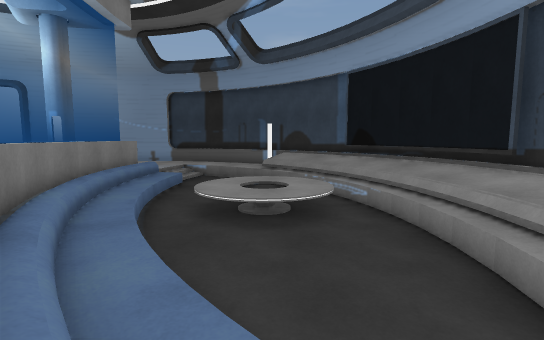
view 1 (above)

16 first-person views from a walk through a 3-D level made in the Unity game engine. The camera is 1.5 m above the floor, tilts 6° down and sees 85° across. The floor is counted in squares, 1 m on a side. Each view is taken from the middle of a square. On the plan, view 1 faces up. The plan holds only what a view shows up to about 15 squares ahead; the rest is blank. The place goes on beyond the plan. The player character is not drawn. Some surface patterns are stand-ins.

view 2
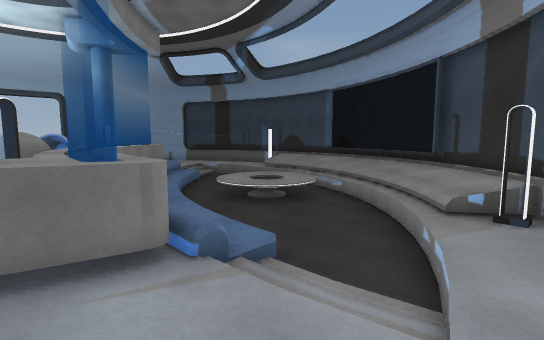

view 3
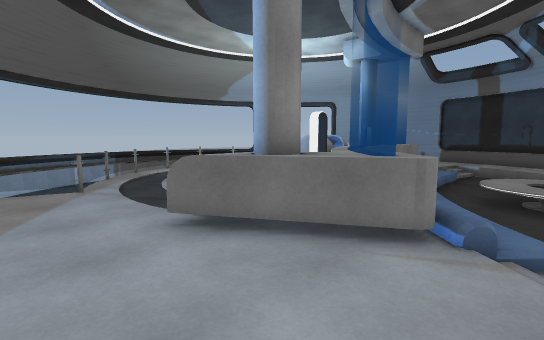

view 4
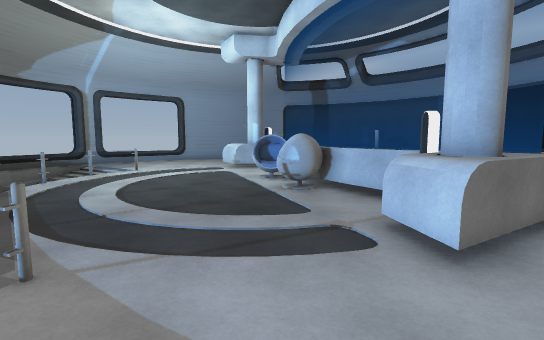

view 5
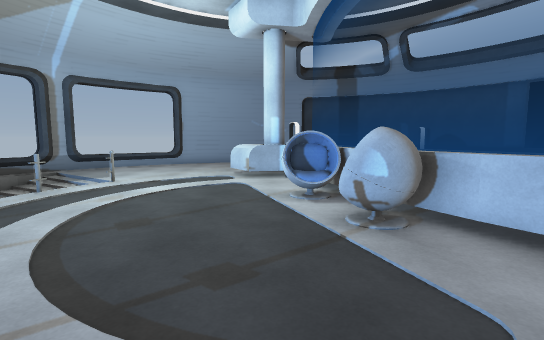

view 6
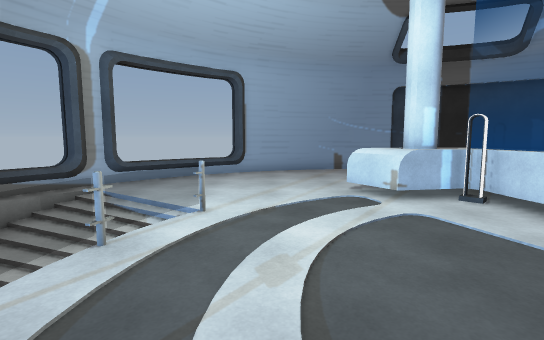

view 7
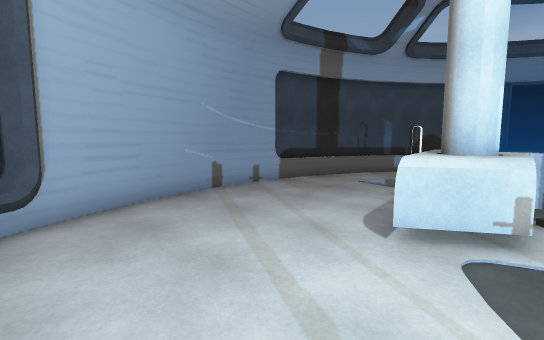

view 8
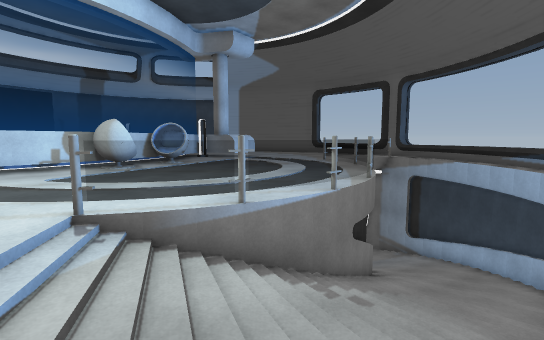

view 9
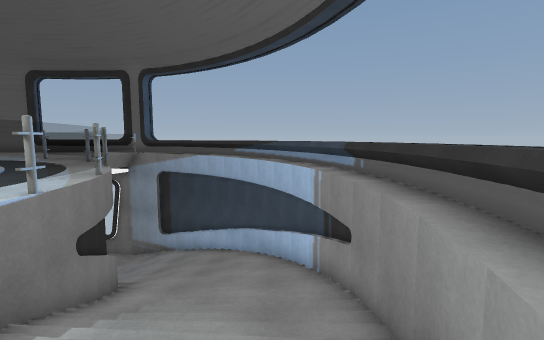

view 10
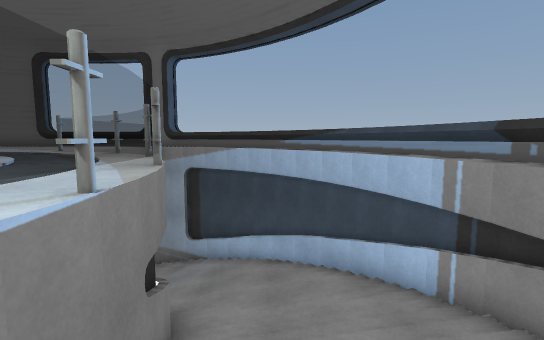

view 11
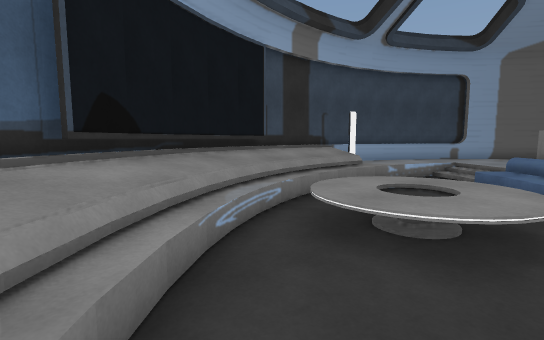

view 12
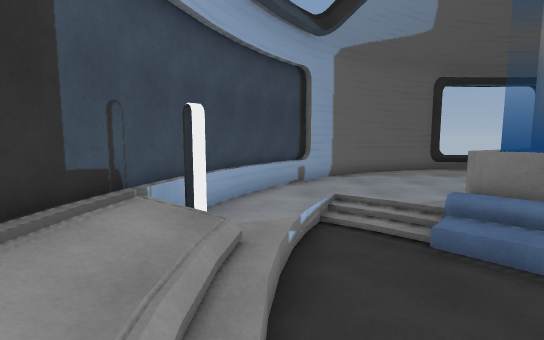

view 13
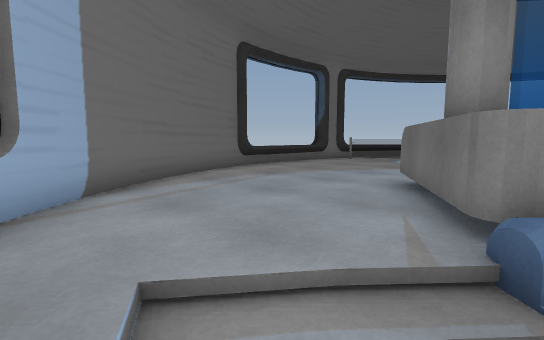

view 14
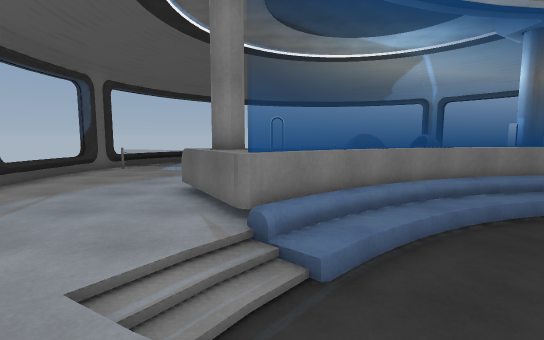

view 15
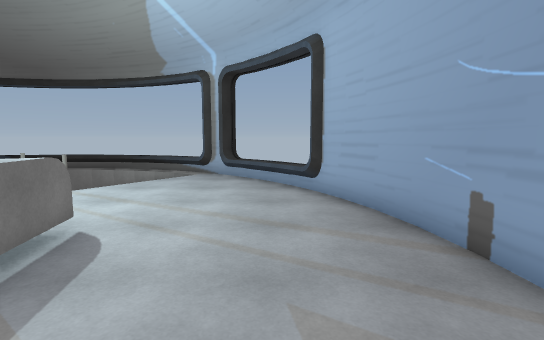

view 16
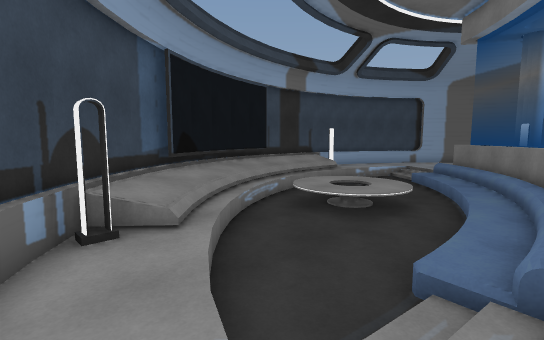

### Floor plan
Key: @ floor where view 1 was taken; # wall or solid block; x gap in a wall; . main floor; - floor 0.25 m lower than the main floor; _ floor 0.75 m lower than the main floor; / step, stairs or slope; = window, fence, low wall or low ledge; ^ raised ledge; v drop or lower ground; L lamp; T table; C chair; O other object.
Columns run from 20 left of view 1 to 6 right of it. Each row starts with its distance up from view 1.
 18          #########
 17      #####......=###
 16     =#=#...........###
 15    =#=........../...L##
 14   =#=..........//_////##
 13   ##...........//__////##
 12 ###........^#^==/____//O#
 11 ==///.....=^#^=O/____//###
 10 #=////.......L#=-_____/OO#
  9 #=////=......=#=-__TTT/OO#
  8 #^ ///=.......==-_TTTT_/ ##
  7 #x //=#.....CC#==/TTTT_//O#
  6 #////=.......C##=/_TTT_//##
  5 #////=........##=//____//##
  4 #////=.......CC#=O/____//#
  3 ##///#=........##=//___//#
  2 ##////=.........=#=//__.L#
  1  #////==........L^=O//_..#
  0  ##//// =......^#^^.@//.=#
 -1   #/////== ....^^#.../..##
 -2   ##///// #............##
 -3    ##//// /...........=#
 -4     ##/////..........###
 -5      ##////.........vv
 -6       ####.........#v
 -7         ###....#####
 -8          ##====#

Where each view was taken, in squares from view 1:
view 1: 0 up, 0 right, facing up
view 2: 3 down, 0 right, facing up
view 3: 4 down, 0 right, facing up-left
view 4: 5 down, 7 left, facing up
view 5: 1 down, 8 left, facing up
view 6: 3 up, 12 left, facing up
view 7: 10 up, 14 left, facing up-right
view 8: 10 up, 18 left, facing down-right
view 9: 9 up, 18 left, facing down
view 10: 7 up, 16 left, facing down
view 11: 13 up, 2 left, facing down-right
view 12: 7 up, 3 right, facing down
view 13: 1 up, 2 right, facing down-left
view 14: 1 up, 4 right, facing left
view 15: 15 up, 5 left, facing left
view 16: 16 up, 5 left, facing down-right
